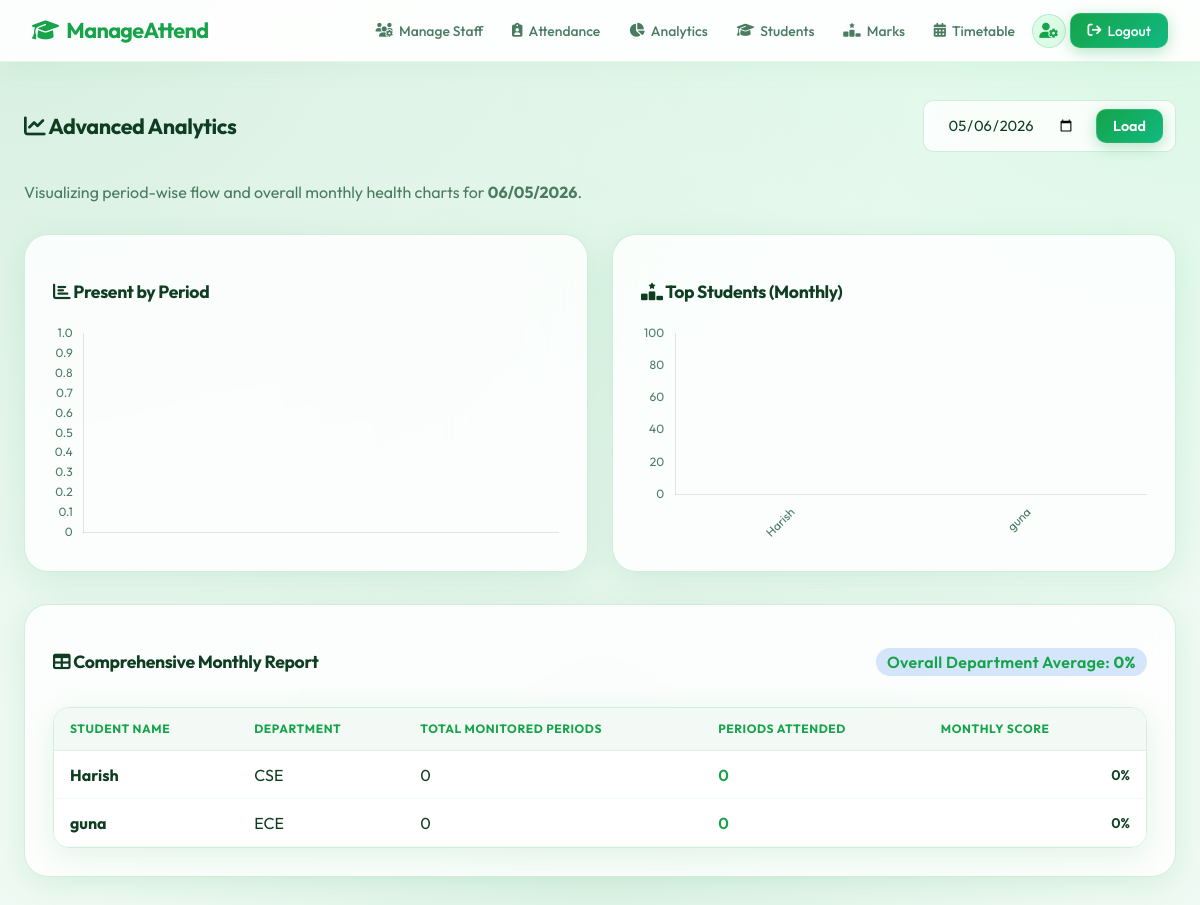
Screenshot of /analytics (signed in) with the database file from the repository.
### models.py (models this page shows)
class Student(db.Model):
    __tablename__ = 'students'
    id = db.Column(db.Integer, primary_key=True)
    name = db.Column(db.String(120), nullable=False)
    department = db.Column(db.String(80), nullable=False)
    year = db.Column(db.Integer, nullable=False)
    phone = db.Column(db.String(20), nullable=True)
    email = db.Column(db.String(120), nullable=True)
    gender = db.Column(db.String(20), nullable=True)
    attendances = db.relationship('Attendance', backref='student', lazy=True, cascade='all, delete-orphan')

### app.py (the view)
@app.route('/analytics')
@login_required
def analytics():
    if current_user.role not in ['master_admin', 'staff']:
        return redirect(url_for('index'))
    date_str = request.args.get('date', datetime.today().strftime('%Y-%m-%d'))
    try:
        report_date = datetime.strptime(date_str, '%Y-%m-%d').date()
    except (ValueError, TypeError):
        report_date = datetime.today().date()
    period_stats = db.session.query(
        Attendance.period, func.count(Attendance.id).label('total_present')
    ).filter(
        Attendance.date == report_date,
        Attendance.status == True
    ).group_by(Attendance.period).order_by(Attendance.period).all()
    period_labels = [f"Period {p[0]}" for p in period_stats]
    period_data = [p[1] for p in period_stats]
    current_month = report_date.month
    current_year = report_date.year
    total_monthly_marked = Attendance.query.filter(
        extract('month', Attendance.date) == current_month,
        extract('year', Attendance.date) == current_year
    ).count()
    total_monthly_present = Attendance.query.filter(
        extract('month', Attendance.date) == current_month,
        extract('year', Attendance.date) == current_year,
        Attendance.status == True
    ).count()
    overall_monthly_percentage = 0
    if total_monthly_marked > 0:
        overall_monthly_percentage = round((total_monthly_present / total_monthly_marked) * 100, 2)
    students = Student.query.all()
    monthly_student_stats = []
    for s in students:
        s_total = Attendance.query.filter_by(student_id=s.id).filter(
            extract('month', Attendance.date) == current_month,
            extract('year', Attendance.date) == current_year
        ).count()
        s_present = Attendance.query.filter_by(student_id=s.id, status=True).filter(
            extract('month', Attendance.date) == current_month,
            extract('year', Attendance.date) == current_year
        ).count()
        pct = round((s_present / s_total) * 100, 2) if s_total > 0 else 0
        monthly_student_stats.append({
            'name': s.name,
            'department': s.department,
            'total_periods': s_total,
            'present_periods': s_present,
            'percentage': pct
        })
    top_students = sorted(monthly_student_stats, key=lambda x: x['percentage'], reverse=True)[:10]
    student_labels = [s['name'] for s in top_students]
    student_data = [s['percentage'] for s in top_students]
    return render_template('analytics.html',
                           report_date=report_date,
                           period_labels=period_labels,
                           period_data=period_data,
                           overall_monthly_percentage=overall_monthly_percentage,
                           monthly_student_stats=monthly_student_stats,
                           student_labels=student_labels,
                           student_data=student_data)

### app.py (called while the page is built)
@login_manager.user_loader
def load_user(user_id):
    return User.query.get(int(user_id))

### templates/analytics.html (shortened to what this page needs)
{% extends 'base.html' %}
{% block content %}
<div class="flex-between">
    <h2><i class="fa-solid fa-chart-line"></i> Advanced Analytics</h2>
    <form method="GET" action="{{ url_for('analytics') }}"
          style="display:flex; gap:0.6rem; align-items:center; flex-wrap:wrap;
                 background:var(--glass-bg); padding:0.5rem 0.75rem;
                 border-radius:10px; border:1px solid var(--glass-border);">
        <input type="date" name="date" class="form-control"
               value="{{ report_date.strftime('%Y-%m-%d') }}"
               style="width:auto; padding:0.4rem 0.7rem; border:none; background:transparent; min-width:130px;">
        <button type="submit" class="btn btn-primary" style="padding:0.45rem 1rem;">Load</button>
    </form>
</div>
<p style="color: var(--text-secondary); margin-bottom: 2rem;">Visualizing period-wise flow and overall monthly health charts for <strong>{{ report_date.strftime('%d/%m/%Y') }}</strong>.</p>
<div class="grid grid-cols-2" style="margin-bottom: 2rem;">
    <div class="glass-panel">
        <h3 style="margin-bottom: 1.2rem;"><i class="fa-solid fa-chart-bar"></i> Present by Period</h3>
        <canvas id="periodChart" style="max-height:220px;"></canvas>
    </div>
    <div class="glass-panel">
        <h3 style="margin-bottom: 1.2rem;"><i class="fa-solid fa-ranking-star"></i> Top Students (Monthly)</h3>
        <canvas id="studentChart" style="max-height:220px;"></canvas>
    </div>
</div>
<div class="glass-panel" style="margin-bottom: 2rem;">
    <div class="flex-between" style="margin-bottom: 1rem;">
        <h3><i class="fa-solid fa-table"></i> Comprehensive Monthly Report</h3>
        <span class="badge" style="background: rgba(59,130,246,0.2); color: var(--accent-color); font-size: 1rem;">
            Overall Department Average: <strong>{{ overall_monthly_percentage }}%</strong>
        </span>
    </div>
    <div class="table-container">
        <table>
            <thead>
                <tr>
                    <th>Student Name</th>
                    <th>Department</th>
                    <th>Total Monitored Periods</th>
                    <th>Periods Attended</th>
                    <th>Monthly Score</th>
                </tr>
            </thead>
            <tbody>
                {% for stat in monthly_student_stats %}
                <tr>
                    <td><strong>{{ stat.name }}</strong></td>
                    <td>{{ stat.department }}</td>
                    <td>{{ stat.total_periods }}</td>
                    <td style="color: var(--success); font-weight: 600;">{{ stat.present_periods }}</td>
                    <td>
                        <div style="display: flex; align-items: center; gap: 0.5rem;">
                            <div style="flex-grow: 1; height: 8px; background: rgba(255,255,255,0.1); border-radius: 4px; overflow: hidden; min-width: 100px;">
                            </div>
                            <span style="font-weight: 600; font-size: 0.875rem;">{{ stat.percentage }}%</span>
                        </div>
                    </td>
                </tr>
                {% else %}
                <tr>
                    <td colspan="5" style="text-align: center; color: var(--text-secondary);">No data calculated.</td>
                </tr>
                {% endfor %}
            </tbody>
        </table>
    </div>
</div>
<script>
    Chart.defaults.color = '#4a7c60';
    Chart.defaults.font.family = "'Outfit', sans-serif";
    // Data injected from Flask
    const periodLabels = {{ period_labels | safe }};
    const periodData = {{ period_data | safe }};
    const studentLabels = {{ student_labels | safe }};
    const studentData = {{ student_data | safe }};
    // Initialize Period Bar Chart
    const ctxPeriod = document.getElementById('periodChart').getContext('2d');
    new Chart(ctxPeriod, {
        type: 'bar',
        data: {
            labels: periodLabels,
            datasets: [{
                label: 'Total Present',
                data: periodData,
                backgroundColor: 'rgba(59, 130, 246, 0.7)',
                borderColor: 'rgb(59, 130, 246)',
                borderWidth: 1,
                borderRadius: 4
            }]
        },
        options: {
            responsive: true,
            scales: {
                y: { beginAtZero: true, grid: { color: 'rgba(255, 255, 255, 0.05)' } },
                x: { grid: { display: false } }
            },
            plugins: {
                legend: { display: false }
            }
        }
    });
    // Initialize Student Top Monthly Percentage Chart
    const ctxStudent = document.getElementById('studentChart').getContext('2d');
    new Chart(ctxStudent, {
        type: 'bar',
        data: {
            labels: studentLabels,
            datasets: [{
                label: 'Monthly %',
                data: studentData,
                backgroundColor: 'rgba(16, 185, 129, 0.7)',
                borderColor: 'rgb(16, 185, 129)',
                borderWidth: 1,
                borderRadius: 4
            }]
        },
        options: {
            responsive: true,
            scales: {
                y: { beginAtZero: true, max: 100, grid: { color: 'rgba(255, 255, 255, 0.05)' } },
                x: { grid: { display: false }, ticks: { maxRotation: 45, minRotation: 45 } }
            },
            plugins: {
                legend: { display: false }
            }
        }
    });
</script>
{% endblock %}

### templates/base.html (shortened to what this page needs)
<!DOCTYPE html>
<html lang="en">
<head>
    <link rel="stylesheet" href="{{ url_for('static', filename='css/style.css') }}">
    <link rel="stylesheet" href="https://cdnjs.cloudflare.com/ajax/libs/font-awesome/6.4.0/css/all.min.css">
</head>
<body>
<nav class="navbar">
    <a href="{{ url_for('index') }}" class="nav-brand">
        <i class="fa-solid fa-graduation-cap"></i> ManageAttend
    </a>
    {% if current_user.is_authenticated %}
    <div class="nav-links" id="navLinks">
        {% if current_user.role == 'master_admin' %}
            <a href="{{ url_for('manage_staff') }}"><i class="fa-solid fa-users-gear"></i> Manage Staff</a>
            <a href="{{ url_for('admin_dashboard') }}"><i class="fa-solid fa-clipboard-user"></i> Attendance</a>
            <a href="{{ url_for('analytics') }}"><i class="fa-solid fa-chart-pie"></i> Analytics</a>
            <a href="{{ url_for('manage_students') }}"><i class="fa-solid fa-graduation-cap"></i> Students</a>
            <a href="{{ url_for('manage_marks') }}"><i class="fa-solid fa-ranking-star"></i> Marks</a>
            <a href="{{ url_for('timetable_admin') }}"><i class="fa-solid fa-calendar-days"></i> Timetable</a>
        {% endif %}
        {% if current_user.role in ['master_admin', 'staff'] %}
        <button onclick="openProfileModal()" class="profile-btn" title="Account Settings">
            <i class="fa-solid fa-user-gear"></i>
        </button>
        {% endif %}
        <a href="{{ url_for('logout') }}" class="btn btn-primary" style="padding: 0.48rem 1rem;">
            <i class="fa-solid fa-arrow-right-from-bracket"></i> Logout
        </a>
    </div>
    {% endif %}
</nav>
<div class="container">
    {% block content %}{% endblock %}
</div>
</body>
</html>

### rows the page displays
Student: name "Harish", department "CSE", total_periods "0", present_periods "0", percentage "0"
Student: name "guna", department "ECE", total_periods "0", present_periods "0", percentage "0"

### other values shown
{{ report_date.strftime('%d/%m/%Y') }} "06/05/2026"
{{ overall_monthly_percentage }} "0"
chart data {{ student_labels | safe }} ['Harish', 'guna']
chart data {{ student_data | safe }} [0, 0]
